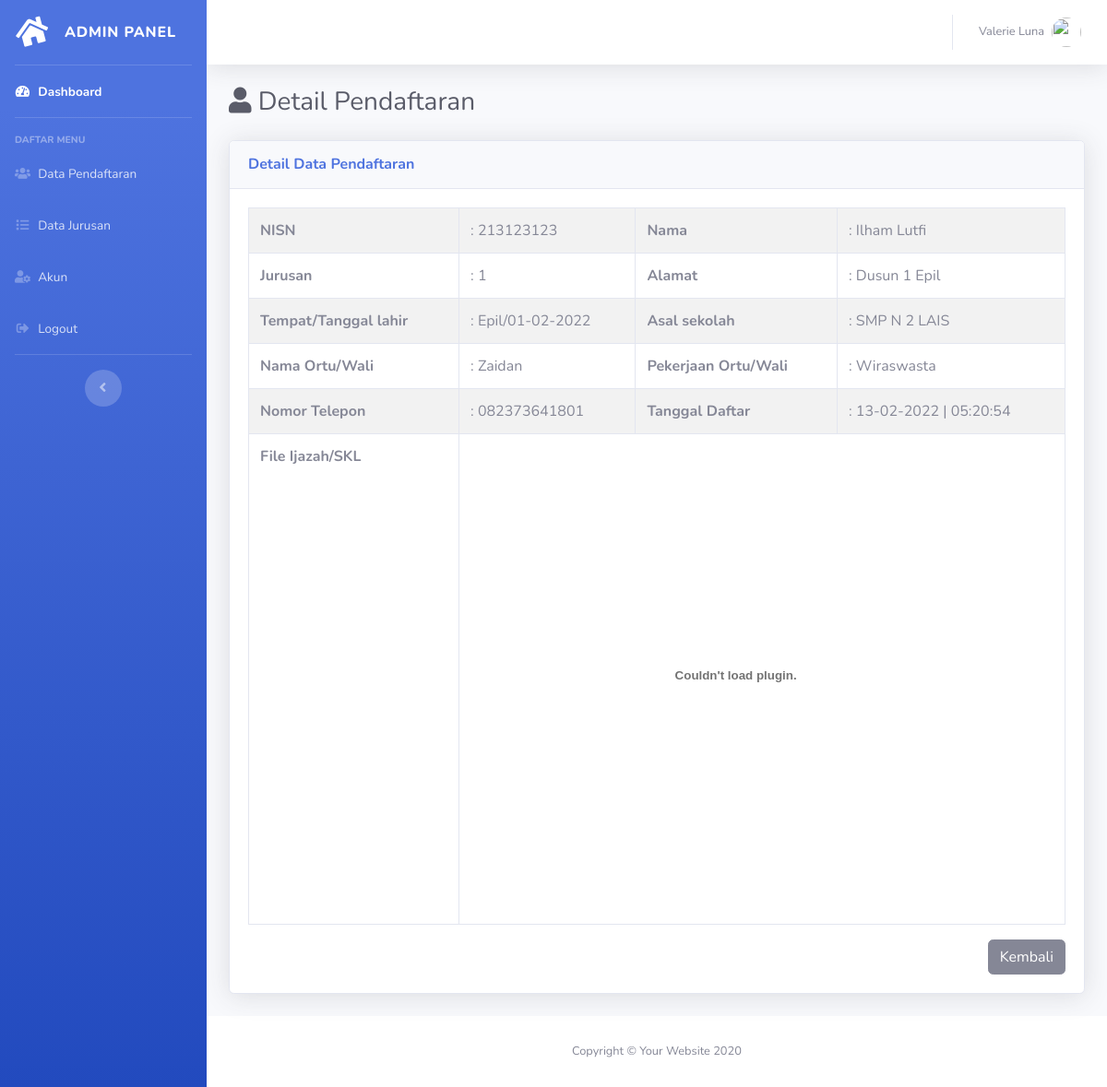
The page /admin/detail-pendaftaran.php?id_pendaftaran=1 on the database its author committed.
### tables this page shows
CREATE TABLE `tbl_pendaftaran` (
  `id_pendaftaran` int(11) NOT NULL,
  `jurusan_id` int(11) NOT NULL,
  `nisn` varchar(20) NOT NULL,
  `nama` varchar(100) NOT NULL,
  `alamat` text NOT NULL,
  `tempat` text NOT NULL,
  `tanggal_lahir` date NOT NULL,
  `asal_sekolah` varchar(100) NOT NULL,
  `nama_ortu` varchar(100) NOT NULL,
  `pekerjaan_ortu` varchar(150) NOT NULL,
  `no_telepon` varchar(20) NOT NULL,
  `file` varchar(150) NOT NULL,
  `tanggal_daftar` timestamp NOT NULL DEFAULT current_timestamp() ON UPDATE current_timestamp()
);

### admin/config/controller.php (called while the page is built, shortened)
<?php
function query($query)
{
    global $db;
    $result = mysqli_query($db, $query);
    $rows = [];
    while ($row = mysqli_fetch_assoc($result)) {
        $rows[] = $row;
    }
    return $rows;
}

### admin/detail-pendaftaran.php (the view, shortened to what this page needs)
<?php
include 'layout/header.php';
$id_pendaftaran = (int)$_GET['id_pendaftaran'];
$data_pendaftaran = query("SELECT * FROM tbl_pendaftaran WHERE id_pendaftaran = '$id_pendaftaran'")[0];
?>
<div class="container-fluid">
    <div class="d-sm-flex align-items-center justify-content-between mb-4">
        <h1 class="h3 mb-0 text-gray-800"><i class="fas fa-user"></i> Detail Pendaftaran</h1>
    </div>
    <div class="card shadow mb-4">
        <div class="card-header py-3">
            <h6 class="m-0 font-weight-bold text-primary">Detail Data Pendaftaran</h6>
        </div>
        <div class="card-body">
            <div class="table-responsive">
                <table class="table table-striped table-bordered">
                    <tr>
                        <th>NISN</th>
                        <td>: <?= $data_pendaftaran['nisn']; ?></td>
                        <th>Nama</th>
                        <td>: <?= $data_pendaftaran['nama']; ?></td>
                    </tr>
                    <tr>
                        <th>Jurusan</th>
                        <td>: <?= $data_pendaftaran['jurusan_id']; ?></td>
                        <th>Alamat</th>
                        <td>: <?= $data_pendaftaran['alamat']; ?></td>
                    </tr>
                    <tr>
                        <th>Tempat/Tanggal lahir</th>
                        <td>: <?= $data_pendaftaran['tempat']; ?>/<?= date('d-m-Y', strtotime($data_pendaftaran['tanggal_lahir'])); ?></td>
                        <th>Asal sekolah</th>
                        <td>: <?= $data_pendaftaran['asal_sekolah']; ?></td>
                    </tr>
                    <tr>
                        <th>Nama Ortu/Wali</th>
                        <td>: <?= $data_pendaftaran['nama_ortu']; ?></td>
                        <th>Pekerjaan Ortu/Wali</th>
                        <td>: <?= $data_pendaftaran['pekerjaan_ortu']; ?></td>
                    </tr>
                    <tr>
                        <th>Nomor Telepon</th>
                        <td>: <?= $data_pendaftaran['no_telepon']; ?></td>
                        <th>Tanggal Daftar</th>
                        <td>: <?= date('d-m-Y | H:i:s', strtotime($data_pendaftaran['tanggal_daftar'])); ?></td>
                    </tr>
                    <tr>
                        <th>File Ijazah/SKL</th>
                        <td colspan="3">
                            <embed src="assets/file/<?= $data_pendaftaran['file']; ?>#toolbar=0&navpanes=0&scrollbar=0" type="application/pdf" width="91%" height="500px" />
                        </td>
                    </tr>
                </table>
                <a href="data-pendaftaran.php" class="btn btn-secondary float-right">Kembali</a>
            </div>
        </div>
    </div>
</div>
<?php include 'layout/footer.php'; ?>

### rows shown on the page
tbl_pendaftaran: nisn "213123123", nama "Ilham Lutfi", jurusan "1", alamat "Dusun 1 Epil", tempat "Epil", tanggal_lahir "01-02-2022", asal_sekolah "SMP N 2 LAIS", nama_ortu "Zaidan", pekerjaan_ortu "Wiraswasta", no_telepon "082373641801", tanggal_daftar "13-02-2022 | 05:20:54"
